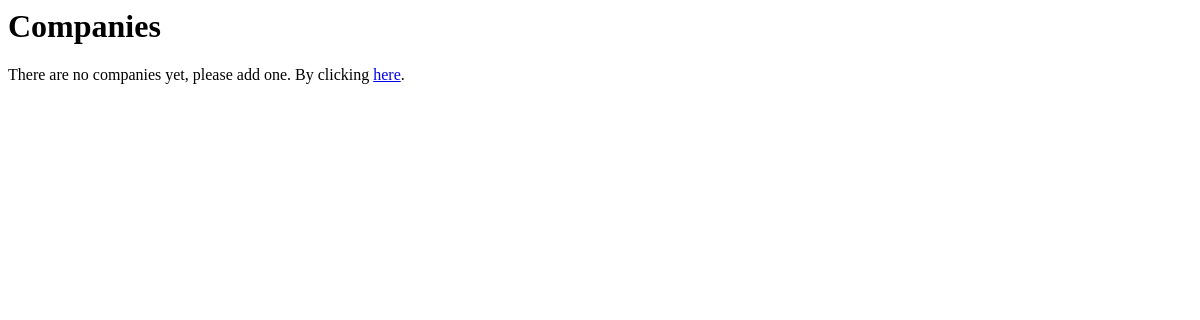
/companies/, run on an earlier commit of the app's database.
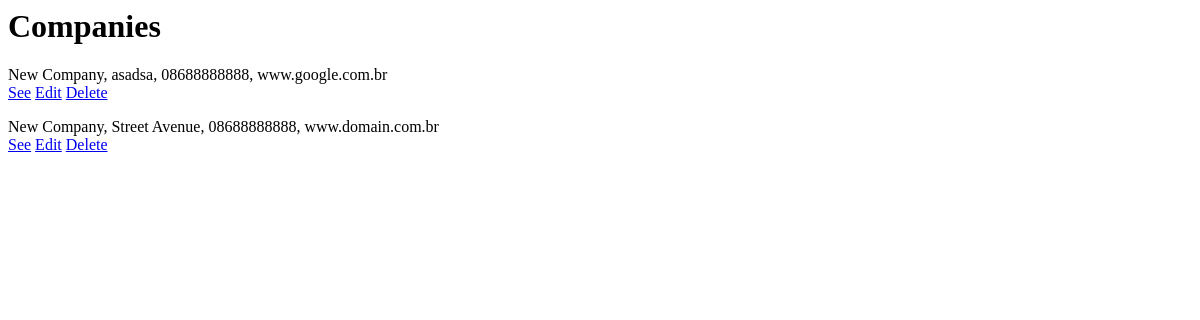
And on a later commit of the database.
### companies/models.py (models this page shows, shortened)
class Company(models.Model):
    name = models.CharField(max_length=120)
    slug = models.SlugField(unique=True)
    address = models.CharField(max_length=200)
    phone = models.CharField(max_length=15)
    domain = models.CharField(max_length=240)
    updated = models.DateTimeField(auto_now=True, auto_now_add=False)
    timestamp = models.DateTimeField(auto_now=False, auto_now_add=True)
    class Meta:
        ordering = ["-timestamp"]

### companies/views.py (the view)
def companies_list(request):
    companies = Company.objects.all()
    context = {
        "title" : "Companies List",
        "companies" : companies
    }
    return render(request, "companies_list.html", context)

### companies/templates/companies_list.html (shortened to what this page needs)
{% extends "base.html" %}
  {% block content %}
    <h1>Companies</h1>
    {% if companies %}
      {% for company in companies %}
        <p>
          {{ company.name }}, {{ company.address }}, {{ company.phone }}, {{ company.domain }} <br/>
          <a href="{% url 'companies:detail' company.slug %}">See</a>
          <a href="{% url 'companies:update' company.slug %}">Edit</a>
          <a href="{% url 'companies:delete' company.slug %}">Delete</a>
        </p>
      {% endfor %}
    {% else %}
      There are no companies yet, please add one. By clicking <a href="{% url 'companies:create' %}">here</a>.
    {% endif %}
  {% endblock %}

### templates/base.html (shortened to what this page needs)
{% load staticfiles %}
<html>
  <head>
    <link rel="stylesheet" href="{% static 'css/base.css' %}" />
  </head>
  <body>
    <div class="container">
      {% block content %}
      {% endblock %}
    </div>
  </body>
</html>

What changed in the data, as far as the page shows it:
added Company: name "New Company", address "asadsa", phone "08688888888", domain "www.google.com.br"
added Company: name "New Company", address "Street Avenue", phone "08688888888", domain "www.domain.com.br"
Also different on the page:
text no longer shown: "There are no companies yet, please add one. By clicking here ."
